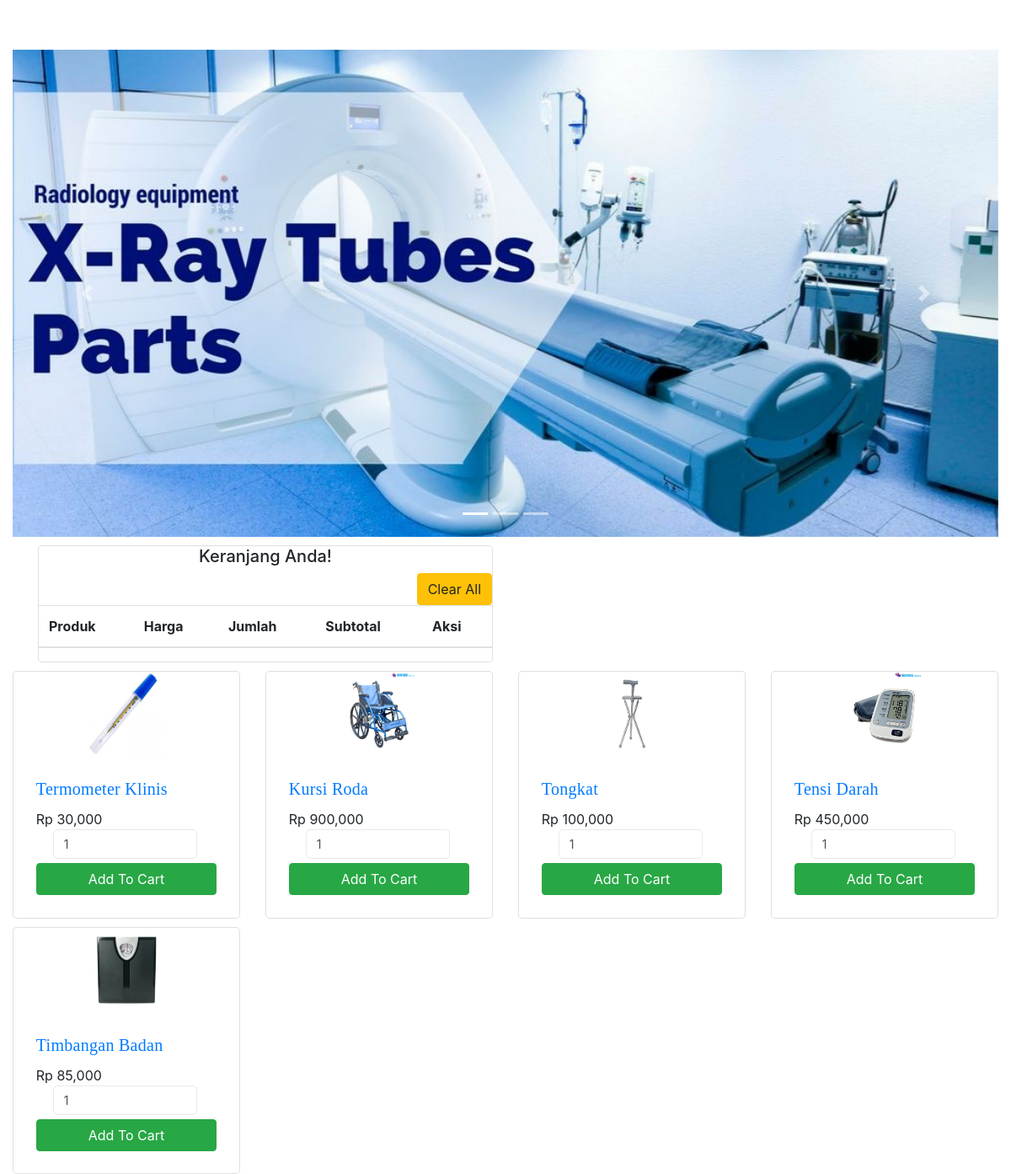
The page /index.php/catalog on the database its author committed.
### tables this page shows
CREATE TABLE `product` (
  `id_product` int(11) NOT NULL,
  `gambar` varchar(255) NOT NULL,
  `product_name` varchar(50) NOT NULL,
  `harga` int(11) NOT NULL
);

### application/controllers/catalog.php (called while the page is built, shortened)
<?php
class catalog extends CI_Controller
{
	function __construct(){
		$this->load->model("m_product");
	}
	public function index()
	{
		$dataproduct = $this->m_product->GetProduct();
		$this->load->view('Users/Login/Home',['dataproduct'=>$dataproduct]);
	}
}

### index.php (called while the page is built, shortened)
<?php
require_once BASEPATH.'core/CodeIgniter.php';

### application/models/m_Product.php (called while the page is built, shortened)
<?php
class m_Product extends CI_Model {
	public function GetProduct() {
		$this->db->select('*');
		$this->db->from('product');
		$query = $this->db->get();
		return $query->result();
	}
}
?>

### application/views/Users/Login/Home.php (the view, shortened to what this page needs)
<!DOCTYPE html>
<html>
    <head>
        <link
            rel="stylesheet"
            href="https://stackpath.bootstrapcdn.com/bootstrap/4.3.1/css/bootstrap.min.css"
>
    </head>
    <body>
        <div class="container-fluid" id="section1">
                    <div id="carouselExampleIndicators" class="carousel slide" data-ride="carousel">
                        <div>
                            <ol class="carousel-indicators">
                            <li data-target="#carouselExampleIndicators" data-slide-to="0" class="active"></li>
                            <li data-target="#carouselExampleIndicators" data-slide-to="1"></li>
                            <li data-target="#carouselExampleIndicators" data-slide-to="2"></li>
                          </ol>
                          <div class="carousel-inner">
                                <div class="carousel-item active">
                                    <div class="col-img">
                                        <img src="assets/biru.jpeg" class="d-block w-100">
                                    </div>
                                </div>
                           </div>
                              <a class="carousel-control-prev" href="#carouselExampleIndicators" role="button" data-slide="prev">
                                    <span class="carousel-control-prev-icon" aria-hidden="true"></span>
                              </a>
                              <a class="carousel-control-next" href="#carouselExampleIndicators" role="button" data-slide="next">
                                    <span class="carousel-control-next-icon" aria-hidden="true"></span>
                              </a>
                        </div>
                      </div>
                </div>
            <div class="container">
                <div class="row">
                    <div class="col-md-6">
                    <div class="card dispC">
                        <h5 align="center">Keranjang Anda!</h5>
                          <div align="right">
                              <button type="button" class="clear btn btn-warning"> Clear All</button>
                          </div>
                            <table class="table table-stripped">
                                <thead>
                                    <tr>
                                        <th>Produk</th>
                                        <th>Harga</th>
                                        <th>Jumlah</th>
                                        <th>Subtotal</th>
                                        <th>Aksi</th>
                                    </tr>
                                </thead>
                            </table>
                    </div>
                    </div>
                </div>
            </div>
            <div class="container-fluid" id="section3">
                <div class="row">
                        <?php foreach ($dataproduct as $d ) {?>
                        <div class="col-md-3">
                            <div class="card disp">
                                <div class="thumbnail">
                                    <img
                                        src="<?= base_url("assets/") . $d->gambar ?>"
                                        alt=""
                                        class="mx-auto d-block"
                                        height="100px"
                                        width="90px">
                                    <div class="card-block">
                                        <div class="card-title">
                                            <h5>
                                                <a id="label-section-3" href="<?= base_url('') ?>"><?php echo($d->product_name) ?></a>
                                            </h5>
                                        </div>
                                        <div class="card-text">
                                            <div class="harga"><?php echo 'Rp '.number_format($d->harga); ?></div>
                                            <input
                                                type="number"
                                                name="jumlah"
                                                id="<?php echo $d->id_product;?>"
                                                value="1"
                                                class="jumlah form-control">
                                            <button
                                                class="tambah_cart  btn btn-success btn-block"
                                                data-idproduk="<?php echo $d->id_product;?>"
                                                data-namaproduk="<?php echo $d->product_name;?>"
                                                data-harga="<?php echo $d->harga;?>">Add To Cart</button>
                                        </div>
                                    </div>
                                </div>
                            </div>
                        </div>
                        <?php } ?>
                    </div>
            </div>
    </body>
</html>

### application/views/Users/Login/Home.php (style rules this page uses)
.card input { position: center; width: 80%; border: 1px solid #E7EAEC; box-sizing: border-box; border-radius: 5px; font-size: 14px; }
.card { width: 100%; }
#section3 { margin-left: 31; }
.card { border-radius: 5px; }
.card-block { margin: 10%; }
.card-title { font-family: Calibri; font-style: normal; font-weight: normal; font-size: 14px; line-height: 19px; letter-spacing: 0.02em; color: #000000; }
#carouselExampleIndicators { margin-top: 59px; margin-right:0px; margin-left: 0px; margin-bottom: 10px }
.form-control { margin-left: 20px; margin-bottom: 5px; }
.disp { margin-top: 10px; }

### rows shown on the page
product: gambar (picture), product_name "Termometer Klinis", harga "30,000", jumlah "1"
product: gambar (picture), product_name "Kursi Roda", harga "900,000"
product: gambar (picture), product_name "Tongkat", harga "100,000"
product: gambar (picture), product_name "Tensi Darah", harga "450,000"
product: gambar (picture), product_name "Timbangan Badan", harga "85,000"
